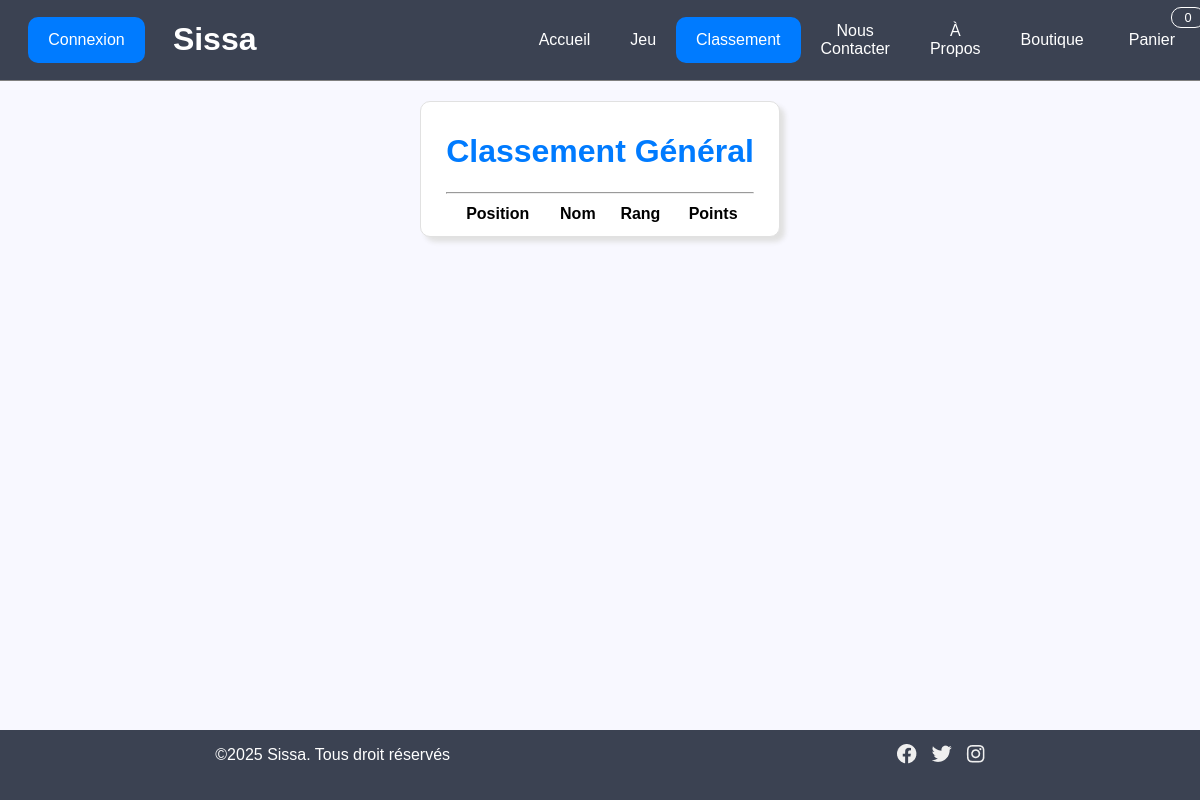
The app's page /Projet/pages/classement.php, older data.
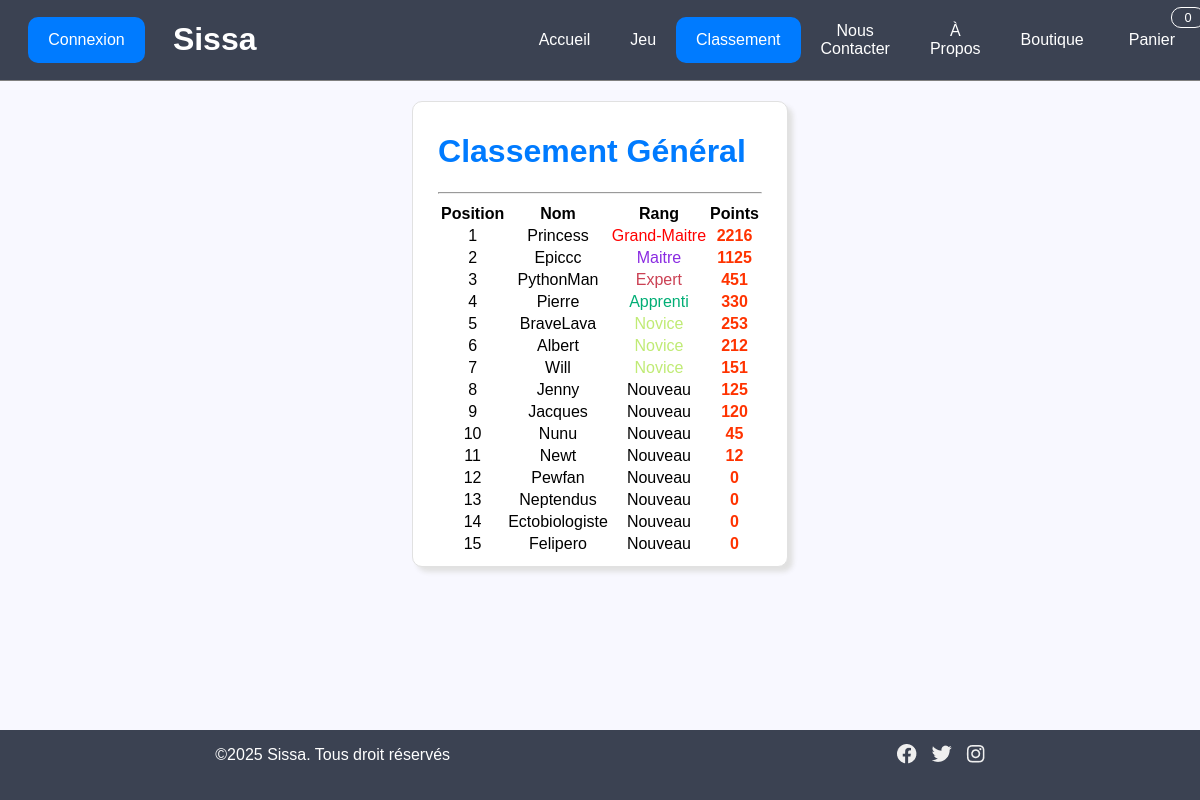
The same page, newer data.
### tables this page shows
CREATE TABLE Utilisateur(
   idUtilisateur INT AUTO_INCREMENT,
   nom VARCHAR(50) NOT NULL,
   points INT NOT NULL,
   identifiant VARCHAR(50),
   mdp VARCHAR(50) NOT NULL,
   type CHAR(5) NOT NULL,
   idRang INT NOT NULL,
   PRIMARY KEY(idUtilisateur),
   FOREIGN KEY(idRang) REFERENCES Rang(idRang)
);

CREATE TABLE Rang(
   idRang INT AUTO_INCREMENT,
   nomRang VARCHAR(20) NOT NULL,
   points_minimum INT NOT NULL,
   couleur_rang CHAR(7) NOT NULL,
   PRIMARY KEY(idRang)
);

### Projet/common/db.php (called while the page is built, shortened)
<?php
function isConnected(){
    return isset($_SESSION['user']);
}
?>

### Projet/pages/classement.php (the view, shortened to what this page needs)
<!DOCTYPE html>
<html lang="fr">
<head>
    <?php
        include("../common/styles.php")
    ?>
</head>
<body>
    <?php
        require_once("../common/db.php");
        include("../common/nav.php")
    ?>
    <div class="content">
        <div class="leaderboard-global-wrapper">
        <div class="leaderboard">
        <div class="leaderboard-head">
            <h1 >Classement Général</h1>
            <hr>
        </div>
        <?php
        $db = connect();
        try{
            $stmt = $db->prepare("SELECT u.identifiant as name,u.points as pts,r.couleur_rang as couleur,r.nomRang as rang FROM utilisateur u inner join rang r on r.idRang = u.idRang order by u.points DESC limit 15");
            $stmt->execute();
            $result = $stmt->fetchAll(PDO::FETCH_ASSOC);
            $i=1;
            echo "<table>";
            echo "<thead><tr class=\"leaderboard-element\"><th>Position</th><th>Nom</th><th>Rang</th><th>Points</th></tr></thead>";
            foreach($result as $user){
                $name = $user['name'];
                $pts = $user['pts'];
                $color = $user['couleur'];
                $rang = $user['rang'];
                echo "<tr class=\"leaderboard-element\"><td>$i</td><td>$name</td> <td style = \"color:$color;\">$rang</td> <td class =\"leaderboard-pts\">$pts</td></tr>";
                $i=$i+1;
            }
            echo "</table>";
        }catch(PDOException $e){
            header("Location: ../pages/error_page.php");
            exit();
        }
        ?>
        </div>
        </div>
    </div>
    <?php
        include("../common/footer.php");
    ?>
</body>
</html>

### Projet/common/nav.php (shortened to what this page needs)
<?php
$nb_articles = 0;
$nav_pages = array("index.php"=>"Accueil","jeu.php"=>"Jeu","classement.php"=>"Classement","contact.php"=>"Nous Contacter","a_propos.php"=>"À Propos","shop.php"=>"Boutique","panier.php"=>"Panier");
$current_page = $_SERVER['REQUEST_URI'];
$page = explode("/",$current_page);
$current_page = end($page);
$current_page = explode("?",$current_page);
$current_page = reset($current_page);
?>
<div class="navbar">
    <div class = "connect-navbar">
        <?php
            if(isConnected()){
                echo "<a class =\"color-button disconnect-button\" href = \"deconnexion.php\">Deconnexion</a>";
            }else echo "<a class =\"color-button\" href = \"login.php\">Connexion</a>";
        ?>
    </div>
    <div class ="title-navbar">
        <h1 id="titre">Sissa</h1>
    </div>
    <div class= "inner-navbar">
        <?php
            foreach ($nav_pages as $key => $value) {
                if($key == "panier.php"){
                    echo "<div class=\"panier\">";
                    if($key == $current_page){
                        echo "<a class =\"page_selected\"href=\"panier.php\">Panier</a>";
                    }else{
                        echo "<a href=\"panier.php\">Panier</a>";
                    }
                    echo "<span class=\"badge-panier\">$nb_articles</span>";
                    echo "</div>";
                }else{
                    if($key == $current_page){
                        echo "<a class= \"page_selected\"href = \"$key\">$value</a>";
                    }else{
                        echo "<a href = \"$key\">$value</a>";
                    }
                }
            }
        ?>
    </div>
</div>

Row changes from the older to the newer data that the page shows:
added utilisateur: identifiant "Princess", idRang.nomRang "Grand-Maitre", points "2216"
added utilisateur: identifiant "Epiccc", idRang.nomRang "Maitre", points "1125"
added utilisateur: identifiant "PythonMan", idRang.nomRang "Expert", points "451"
added utilisateur: identifiant "Pierre", idRang.nomRang "Apprenti", points "330"
added utilisateur: identifiant "BraveLava", idRang.nomRang "Novice", points "253"
added utilisateur: identifiant "Albert", idRang.nomRang "Novice", points "212"
added utilisateur: identifiant "Will", idRang.nomRang "Novice", points "151"
added utilisateur: identifiant "Jenny", idRang.nomRang "Nouveau", points "125"
added utilisateur: identifiant "Jacques", idRang.nomRang "Nouveau", points "120"
added utilisateur: identifiant "Nunu", idRang.nomRang "Nouveau", points "45"
added utilisateur: identifiant "Newt", idRang.nomRang "Nouveau", points "12"
added utilisateur: identifiant "Pewfan", idRang.nomRang "Nouveau", points "0"
added utilisateur: identifiant "Neptendus", idRang.nomRang "Nouveau", points "0"
added utilisateur: identifiant "Ectobiologiste", idRang.nomRang "Nouveau", points "0"
added utilisateur: identifiant "Felipero", idRang.nomRang "Nouveau", points "0"
